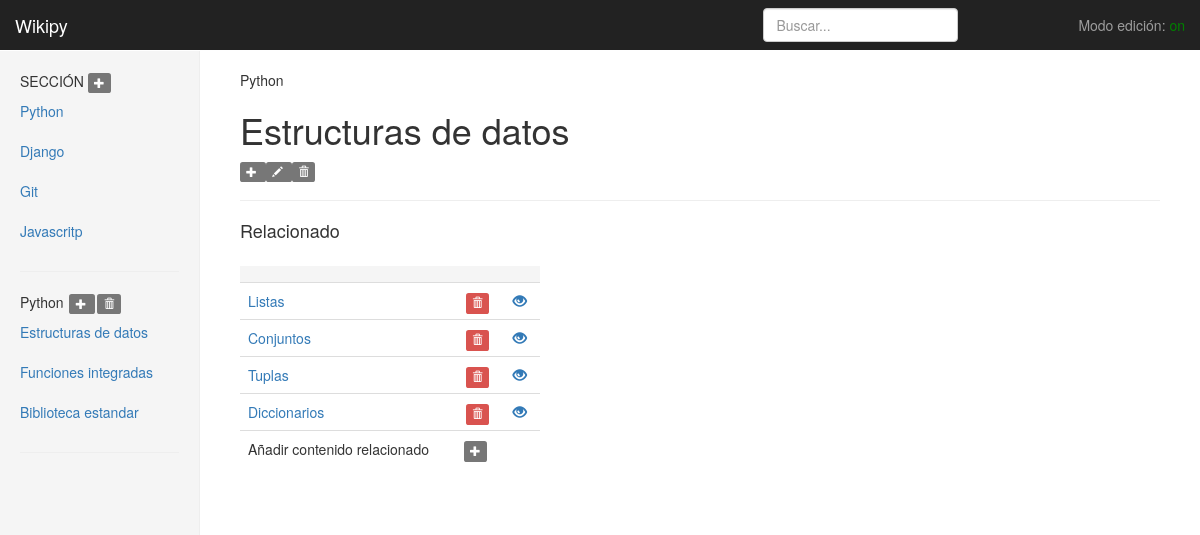
Page /wiki/grupo/1/cat/3 on the committed database.
### Wikipy/models.py (models this page shows)
class Grupo(models.Model):
	nombre=models.CharField(max_length=20)
	img=models.ImageField(upload_to='img_grupos',blank=True)
	def __str__(self):
		return self.nombre

class Categoria(models.Model):
	nombre=models.CharField(max_length=50)
	grupo=models.ForeignKey('Grupo',on_delete=models.PROTECT)
	def __str__(self):
		return self.nombre

class Subcategoria(models.Model):
	nombre=models.CharField(max_length=50)
	categoria=models.ForeignKey('Categoria',on_delete=models.PROTECT)
	def __str__(self):
		return self.nombre

### Wikipy/views.py (the view)
# urls.py: path('grupo/<slug:id_grupo>/cat/<slug:id_cat>', wikipy.cat),
def cat(request,id_grupo,id_cat):
	grupos=Grupo.objects.all()
	categorias=Categoria.objects.filter(grupo=id_grupo)
	categoria=Categoria.objects.get(id=id_cat)
	grupo=Grupo.objects.get(id=id_grupo)
	subcategorias=Subcategoria.objects.filter(categoria=id_cat)
	paginas=Pagina.objects.filter(categoria=id_cat)
	return render(request, 'Wikipy/categorias.html',
		{'grupos':grupos,
		'grupo':grupo,
		'categorias':categorias,
		'categoria':categoria,
		'subcategorias':subcategorias,
		'paginas':paginas,
		'edit':editon()
		})

### Wikipy/views.py (called while the page is built)
def editon():
	e=Administrador.objects.get(id=1).editor
	return e

### Chachaland/templates/Wikipy/categorias.html (shortened to what this page needs)
{% extends "Wikipy/index.html" %}
{% block categoria %}
{{grupo}}
 <h1 >{{categoria}}</h1>
{%if edit%}
 <a style="color:white" href="/wiki/add/pag/cat/{{categoria.id}}">
 	<span class="label label-default">
 	<span class="glyphicon glyphicon-plus "></span>
 	</span>
 </a>
   <a style="color:white" href="/wiki/edit/cat/{{grupo.id}}/{{categoria.id}}">
  <span class="label label-default">
  <span class="glyphicon glyphicon-pencil "></span>
  </span>
 </a>
  <a style="color:white" href="/wiki/rm/cat/{{categoria.id}}/{{grupo.id}}">
 	<span class="label label-default">
 	<span class="glyphicon glyphicon-trash "></span>
 	</span>
 </a>
 {%endif%}
 <hr>
{%if subcategorias%}
<h4>Relacionado</h4>
  <table class="table table-hover" style="width:300px">
              <caption></caption>
              <thead>
                <tr class="active">
                    <td></td>
                    <td></td>
                    <td></td>
                </tr>
              </thead>
              <tbody>
                {% for sub in subcategorias %}
                  <tr>
                    <td><a href="/wiki/grupo/{{grupo.id}}/cat/{{categoria.id}}/sub/{{sub.id}}">{{sub}}</a> </td>
                    <td>
                       {%if edit%}
                      <a href="/wiki/rm/sub/{{sub.id}}/{{grupo.id}}/{{categoria.id}}" style="padding: 2px; text-decoration: none">
                      <span class="label label-danger">
                      <span class="glyphicon glyphicon-trash "></span>
                       </span>
                       </a>
                       {%endif%}
                    </td>
                    <td>
                      <a href="/wiki/grupo/{{grupo.id}}/cat/{{categoria.id}}/sub/{{sub.id}}" style="padding: 2px; text-decoration: none">
                      <span class="glyphicon glyphicon-eye-open "></span>
                       </a>
                    </td>
                  </tr>
                {%endfor%}
                  {%if edit%}
                  <tr>
                    <td>Añadir contenido relacionado</td>
                    <td> <a style="color:white" href="/wiki/add/sub/{{categoria.id}}/{{grupo.id}}">
                    <span class="label label-default">
                    <span class="glyphicon glyphicon-plus "></span>
                    </span>
                   </a></td>
                   <td></td>
                  </tr>
                  {%endif%}
              </tbody>
            </table>
{%endif%}
{% endblock %}

### Chachaland/templates/Wikipy/index.html (shortened to what this page needs)
 {% load static %}
<!DOCTYPE html>
<html lang="en">
  <head>
    <link href="{% static "/wikipy/css/bootstrap.min.css" %}" rel="stylesheet">
    <link href="{% static "/wikipy/css/dashboard.css" %}" rel="stylesheet">
    <link href="{% static "/wikipy/css/prism.css" %}" rel="stylesheet">
  </head>
  <body >
    <nav class="navbar navbar-inverse navbar-fixed-top">
      <div class="container-fluid" >
        <div class="navbar-header">
          <a class="navbar-brand" href="/wiki">Wikipy</a>
        </div>
        <div id="navbar" class="navbar-collapse collapse">
          <ul class="nav navbar-nav navbar-right">
            <li><a href="#"></a></li>
            <li><a href="#"></a></li>
            <li><a href="#"></a></li>
            <li>
              {%if edit%}
              <a href="/wiki/editon/off">Modo edición: <spam style="color:green">on</spam></a>
              {%endif%}
            </li>
          </ul>
          <form method="GET" class="navbar-form navbar-right" action="/wiki/search">{% csrf_token %}
            <input type="text" name="busqueda" class="form-control" placeholder="Buscar..." value="{{ buscar|escape }}">
          </form>
        </div>
      </div>
    </nav>
    <div class="container-fluid" >
      <div class="row">
        <div class="col-sm-3 col-md-2 sidebar">
          <spam>SECCIÓN</spam>
          {%if edit%}
           <spam>
           <a style="color:white" href="/wiki/add/gr">
            <span class="label label-default">
              <span class="glyphicon glyphicon-plus "></span>
              </span>
            </a>
          </spam>
          {%endif%}
          <ul class="nav nav-sidebar">
            {% for grupo in grupos %}
            <li><a href="/wiki/grupo/{{grupo.id}}">{{grupo}}</a></li>
            {%endfor%}
          </ul>
          <hr>
          {% if grupo %}
          <spam>{{grupo}}
            {%if edit%}
           <a style="padding: 2px; text-decoration: none" href="/wiki/add/cat/{{grupo.id}}">
            <span class="label label-default">
              <span class="glyphicon glyphicon-plus "></span>
              </span>
            </a>
             <a style="color:white" href="/wiki/rm/gr/{{grupo.id}}">
            <span class="label label-default">
              <span class="glyphicon glyphicon-trash "></span>
              </span>
            </a>
            {%endif%}
          </spam>
          {%endif%}
            <ul class="nav nav-sidebar">
            {% for cat in categorias %}
            <li>
              <a href="/wiki/grupo/{{grupo.id}}/cat/{{cat.id}}">
              {{cat.nombre}}
              </a>
            </li>
            {%endfor%}
          </ul>
          <hr>
        </div>
        <div class="col-sm-9 col-sm-offset-3 col-md-10 col-md-offset-2 main" >
            {% block categoria %}
            {% endblock %}
        </div>
      </div>
    </div>
  </body>
</html>

### Chachaland/static/wikipy/css/dashboard.css (style rules this page uses)
body { padding-top: 50px; }
.navbar-fixed-top { border: 0; }
.sidebar { display: none; }
@media (min-width: 768px) { .sidebar { position: fixed; top: 51px; bottom: 0; left: 0; z-index: 1000; display: block; padding: 20px; overflow-x: hidden; overflow-y: auto; background-color: #f5f5f5; border-right: 1px solid #eee; } }
.nav-sidebar { margin-right: -21px; margin-bottom: 20px; margin-left: -20px; }
.nav-sidebar > li > a { padding-right: 20px; padding-left: 20px; }
.main { padding: 20px; }
@media (min-width: 768px) { .main { padding-right: 40px; padding-left: 40px; } }

### rows in the picture
Grupo: nombre "Python"
Grupo: nombre "Django"
Grupo: nombre "Git"
Grupo: nombre "Javascritp"
Categoria: nombre "Estructuras de datos"
Categoria: nombre "Funciones integradas"
Categoria: nombre "Biblioteca estandar"
Subcategoria: nombre "Listas"
Subcategoria: nombre "Conjuntos"
Subcategoria: nombre "Tuplas"
Subcategoria: nombre "Diccionarios"
